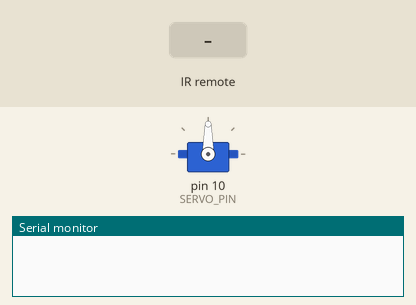
Simulated run of this sketch. Board: Arduino Uno, built with avr-gcc and run on an emulated ATmega328P. Parts: servo, the last lines printed to the serial monitor. Inputs (shaded band) come from the test bench.

Above: at 1.2 s.
1.3 s: infrared code 0xFF6897 received
At 1.7 s:
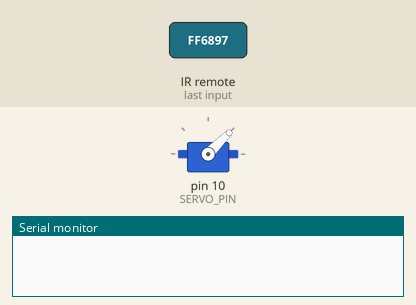
3.3 s: infrared code 0xFF30CF received
At 3.7 s:
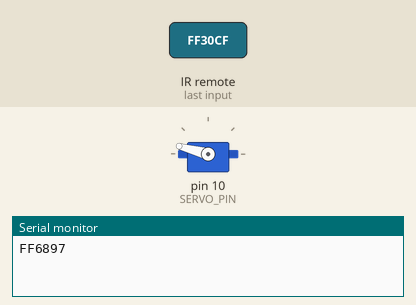
5.3 s: infrared code 0x6BC6597B received
At 7.1 s:
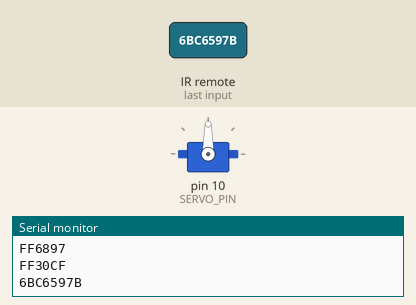
Timing chart, 0 to 8.6 s (numbered marks = the images above; inputs shaded):
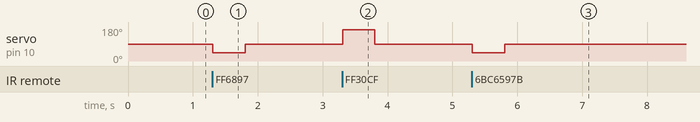

The sketch:

IR_controlled_Servo.ino
```cpp
// Include the library required for Servo Control.
#include <Servo.h>
// Include the library required to interpret the IR Receiver signals
#include <IRremote.h>

// Create constant integer that stores the digital port in which the servo will be connected.
#define SERVO_PIN 10
// Create constant integer that stores the digital port in which the IR Receiver will be connected.
#define IR_RECEIVER_PIN 11

// Instantiate objects
Servo servo;
IRrecv irrecv(IR_RECEIVER_PIN);
decode_results results;

void setup() {
    // Associate Servo object instance with the servo's pin
    servo.attach(SERVO_PIN);

    // Start the  IR Receiver
    irrecv.enableIRIn();

    Serial.begin(9600);
}

void loop() {

    if (irrecv.decode(&results)){
        switch(results.value){
            case 0xFF6897:    // 0 - Turn off
            case 0x6BC6597B:    // 1 - Turn off
                servo.write(45);
                delay(500);
                break;
            case 0xFF30CF:    // 1 - Turn on
            case 0x735B797E:    // 2 - Turn on
                servo.write(165);
                delay(500);
                break;
        }
        Serial.println(results.value, HEX);
        irrecv.resume(); // Receive the next value
    }
    servo.write(90);

    // Wait some time between read
    delay(100);
}
```

Measured:
- after the input at 1.3 s, servo on pin 10 (SERVO_PIN): 90° → 45° at once, → 90° 0.50 s later
- after the input at 3.3 s, servo on pin 10 (SERVO_PIN): 90° → 165° at once, → 90° 0.50 s later
- after the input at 5.3 s, servo on pin 10 (SERVO_PIN): 90° → 45° at once, → 90° 0.50 s later
